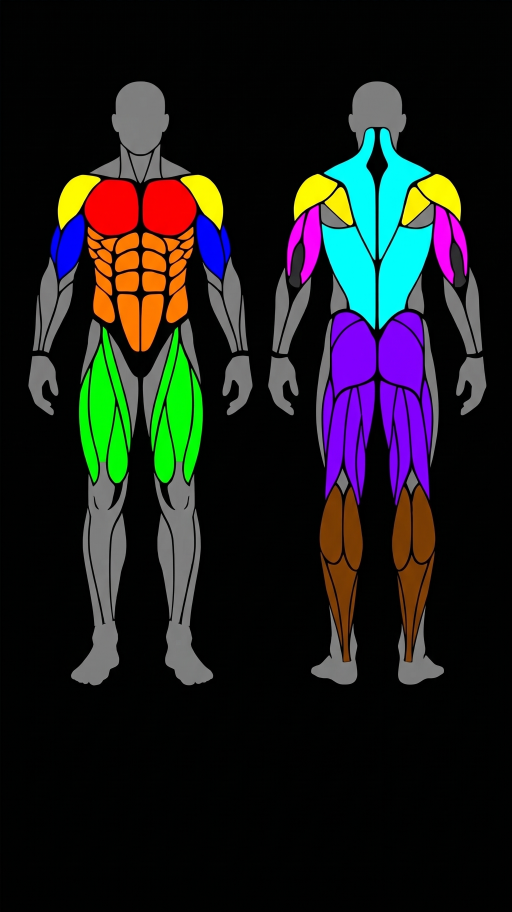
#> input picture tasarimlar/_paylasim/kaynak-gemini.jpg, 1536 x 2734 px (shown at 1/3 size); its folder holds only this picture in this run
$ python _harita_isle.py
#> lines starting #> are read from the running program, lines starting #| are printed output that depends on the picture
# Paylaşım kartı kas haritası (24 Kasım 2026): Gemini'nin renk anahtarlı görselinden (her kas grubu ayrı düz renk)
# kas grubu etiket haritası çıkarır ve paylaşım önerileri için boyanmış hâllerini üretir.
# Kaynak: _paylasim/kaynak-<ad>.jpg  →  _paylasim/etiket-<ad>.png (her piksel = grup numarası) + harita2-*-<ad>.png
# Çalıştır: python tasarimlar/_harita_isle.py gemini
import os, sys
import numpy as np
from PIL import Image

HERE = os.path.dirname(os.path.abspath(__file__))
OUT = os.path.join(HERE, "_paylasim")
AD = sys.argv[1] if len(sys.argv) > 1 else "gemini"

# 0 zemin/boşluk · 1 gövde (gri) · 2+ kas grupları (uygulamadaki MUSCLES adlarıyla)
KEYS = [("zemin", (0, 0, 0)), ("govde", (128, 128, 128)),
        ("Göğüs", (255, 0, 0)), ("Omuz", (255, 255, 0)), ("Biceps", (0, 0, 255)), ("Triceps", (255, 0, 255)),
        ("Karın", (255, 128, 0)), ("Ön Bacak", (0, 255, 0)), ("Sırt", (0, 255, 255)),
        ("Arka Bacak & Kalça", (128, 0, 255)), ("Kalf", (128, 64, 0))]
NAMES = [k for k, _ in KEYS]

def labels():
    im = np.asarray(Image.open(os.path.join(OUT, f"kaynak-{AD}.jpg")).convert("RGB")).astype(np.int32)
    cols = np.array([c for _, c in KEYS], dtype=np.int32)
    d = ((im[:, :, None, :] - cols[None, None, :, :]) ** 2).sum(-1)
    lab = d.argmin(-1).astype(np.uint8)
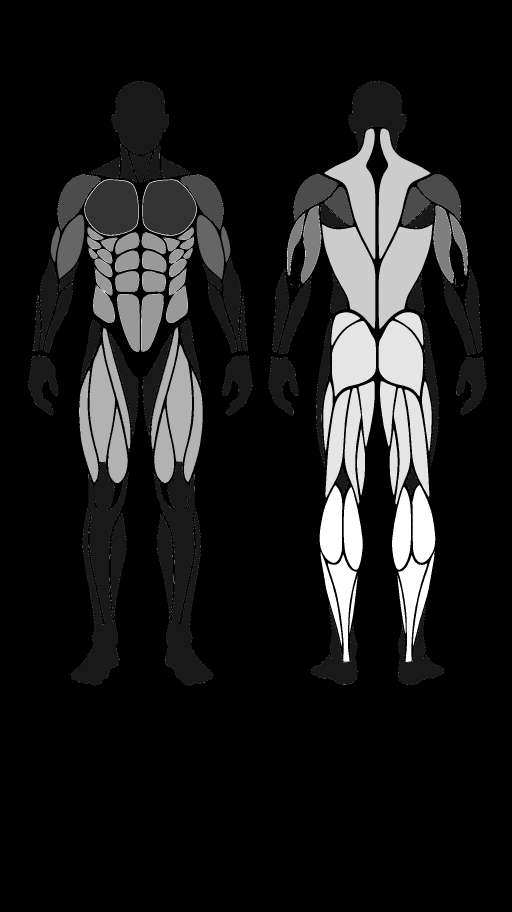
#> lab: shape (2734, 1536) (shown at 1/3 size); min 0, max 10, mean 1.07; drawn with min black and max white
    # içeriğe göre kırp (%3 boşluk)
    ys, xs = np.where(lab > 0)
    y0, y1, x0, x1 = ys.min(), ys.max(), xs.min(), xs.max()
#> y0 = 244; y1 = 2055; x0 = 85; x1 = 1458
    p = int(0.03 * (y1 - y0))
#> p = 54
    lab = lab[max(0, y0 - p):y1 + p, max(0, x0 - p):x1 + p]
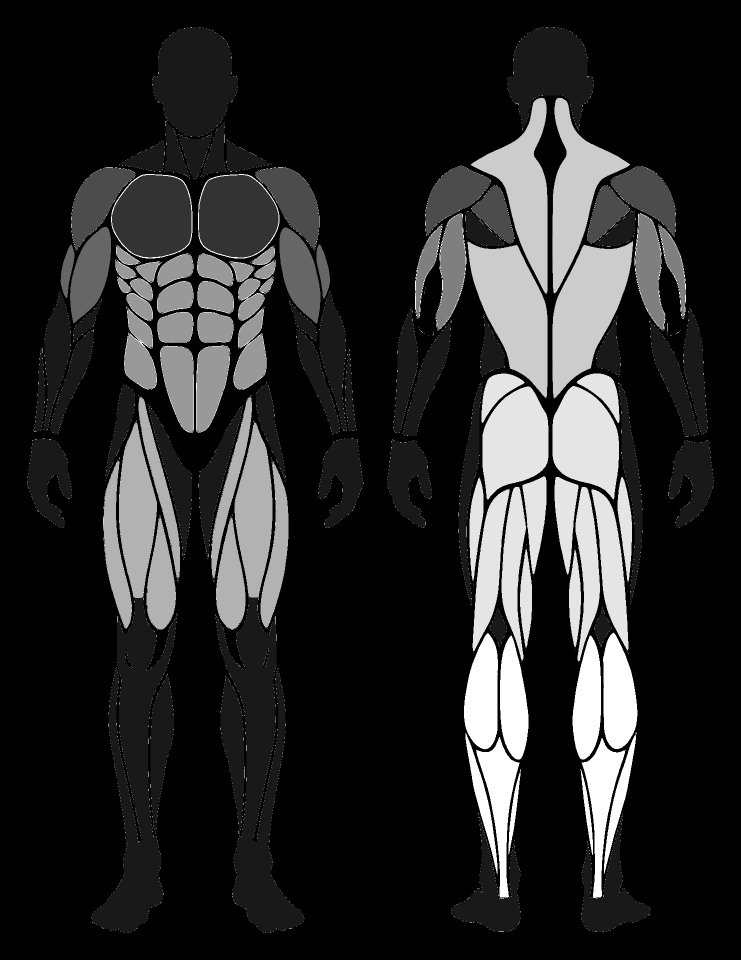
#> lab: shape (1919, 1481) (shown at 1/2 size); min 0, max 10, mean 1.58; drawn with min black and max white
#| etiket (1919, 1481) {'zemin': 1895630, 'govde': 361574, 'Göğüs': 42694, 'Omuz': 47770, 'Biceps': 23137, 'Triceps': 22365, 'Karın': 59984, 'Ön Bacak': 81817, 'Sırt': 102276, 'Arka Bacak & Kalça': 116279, 'Kalf': 88513}
    Image.fromarray(lab).save(os.path.join(OUT, f"etiket-{AD}.png"))
    return lab

# Örnek antrenman: Göğüs 7, Omuz 9, Triceps 6 set → en çok çalışan en parlak
WORKED = {"Göğüs": 7, "Omuz": 9, "Triceps": 6}

def render(lab, body, idle, act, act_dim, name, width=900):
#> called with body = (40, 40, 45, 255), idle = (64, 64, 72, 255), act = (31, 209, 193, 255), act_dim = (24, 140, 130, 255), name = 'koyu', width = 900
    h, w = lab.shape
#> h = 1919; w = 1481
    out = np.zeros((h, w, 4), dtype=np.uint8)              # boşluklar ve zemin şeffaf
    out[lab == 1] = body
    mx = max(WORKED.values())
    for i, n in enumerate(NAMES):
        if i < 2: continue
        if n in WORKED:
            t = WORKED[n] / mx                                # 0..1 → koyu turkuazdan parlak turkuaza
            c = [int(act_dim[k] + (act[k] - act_dim[k]) * t) for k in range(4)]
        else:
            c = idle
        out[lab == i] = c
    img = Image.fromarray(out, "RGBA")
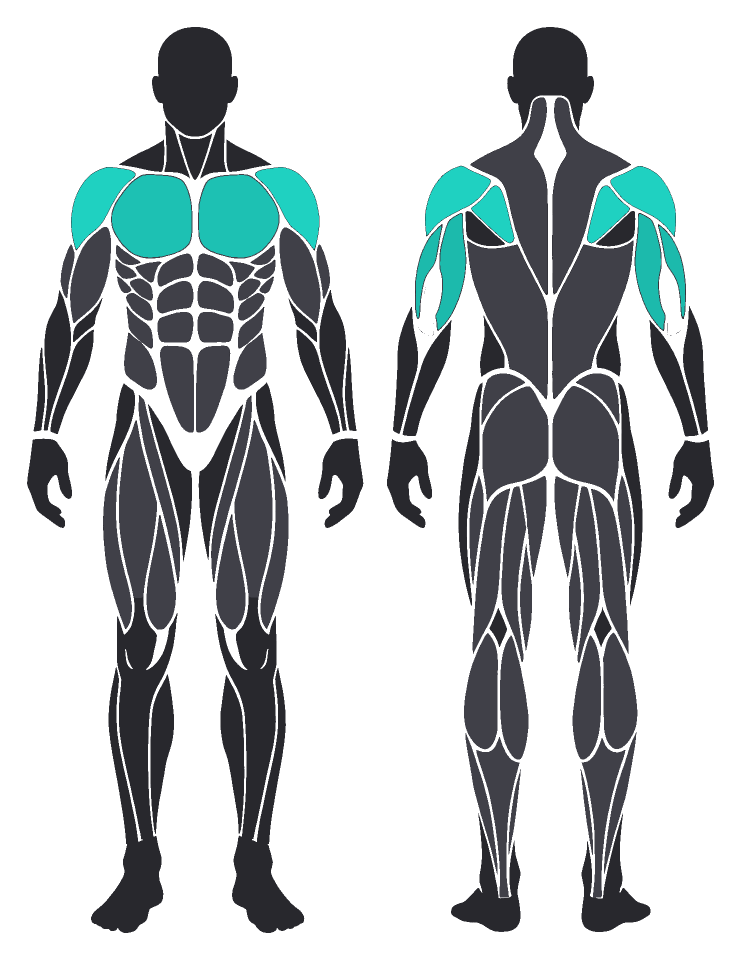
#> img: PIL image 1481x1919 RGBA (shown at 1/2 size); mean R, G, B, A 16.9, 23.6, 25, 84.9; transparent parts drawn white
    img = img.resize((width, int(h * width / w)), Image.LANCZOS)
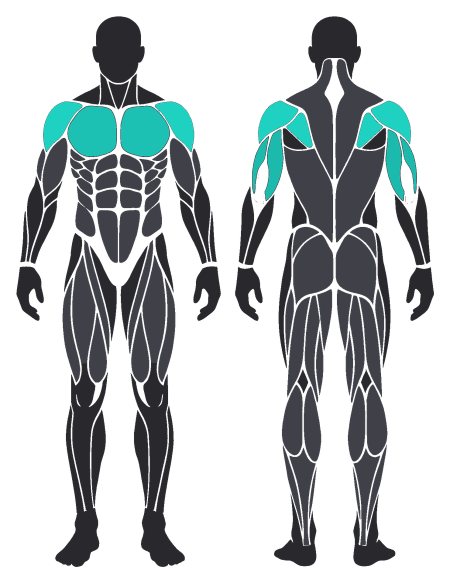
#> img: PIL image 900x1166 RGBA (shown at 1/2 size); mean R, G, B, A 19, 25.8, 27.4, 84.9; transparent parts drawn white
    img.save(os.path.join(OUT, f"harita2-{name}-{AD}.png"))
    return img.size

if __name__ == "__main__":
    lab = labels()
    print("etiket", lab.shape, {NAMES[i]: int((lab == i).sum()) for i in range(len(NAMES))})
    print(render(lab, (40, 40, 45, 255), (64, 64, 72, 255), (31, 209, 193, 255), (24, 140, 130, 255), "koyu"))
#| (900, 1166)
    print(render(lab, (212, 212, 216, 255), (186, 186, 194, 255), (14, 124, 114, 255), (70, 160, 150, 255), "acik"))
#> call 2 of render, with body = (212, 212, 216, 255), idle = (186, 186, 194, 255), act = (14, 124, 114, 255), act_dim = (70, 160, 150, 255), name = 'acik', width = 900
#> in render (call 2), `img = Image.fromarray(out, "RGBA")`:
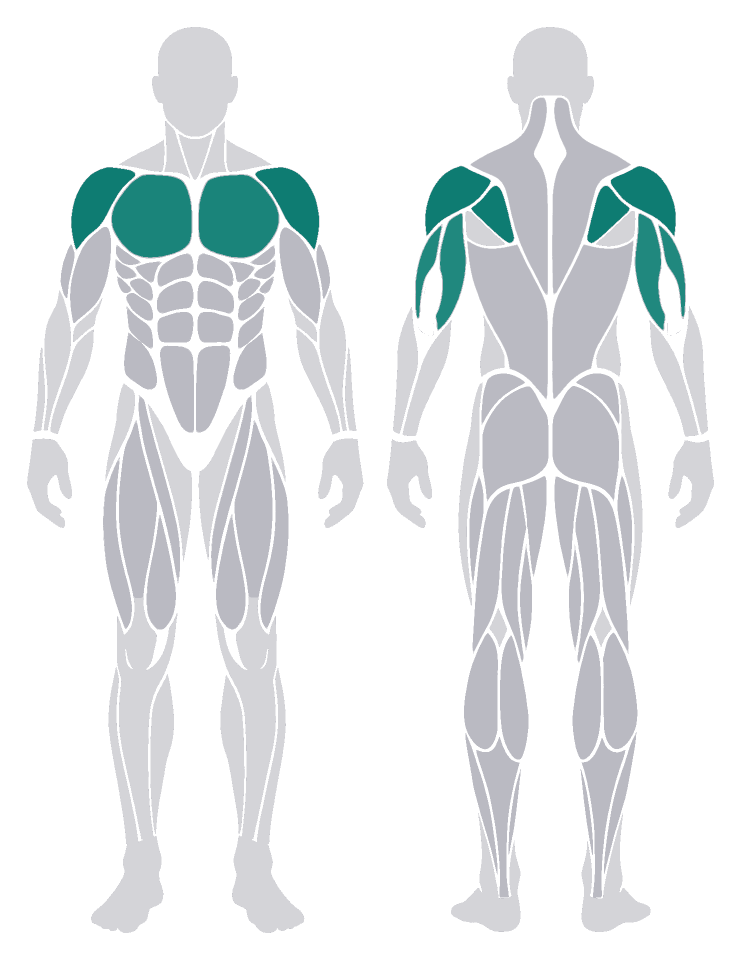
#> img: PIL image 1481x1919 RGBA (shown at 1/2 size); mean R, G, B, A 58.7, 63, 64.4, 84.9; transparent parts drawn white
#| (900, 1166)
    print(render(lab, (255, 255, 255, 70), (255, 255, 255, 120), (31, 209, 193, 255), (31, 209, 193, 200), "seffaf"))
#> call 3 of render, with body = (255, 255, 255, 70), idle = (255, 255, 255, 120), act = (31, 209, 193, 255), act_dim = (31, 209, 193, 200), name = 'seffaf', width = 900
#> in render (call 3), `img = Image.fromarray(out, "RGBA")`:
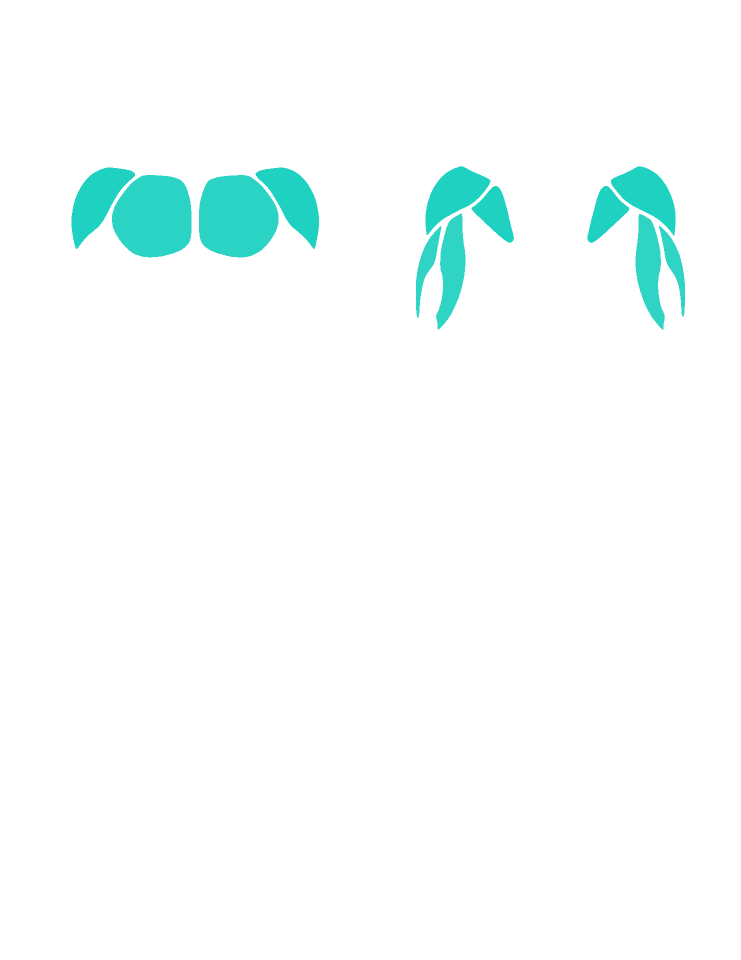
#> img: PIL image 1481x1919 RGBA (shown at 1/2 size); mean R, G, B, A 76, 83.1, 82.5, 38.6; transparent parts drawn white
#| (900, 1166)
